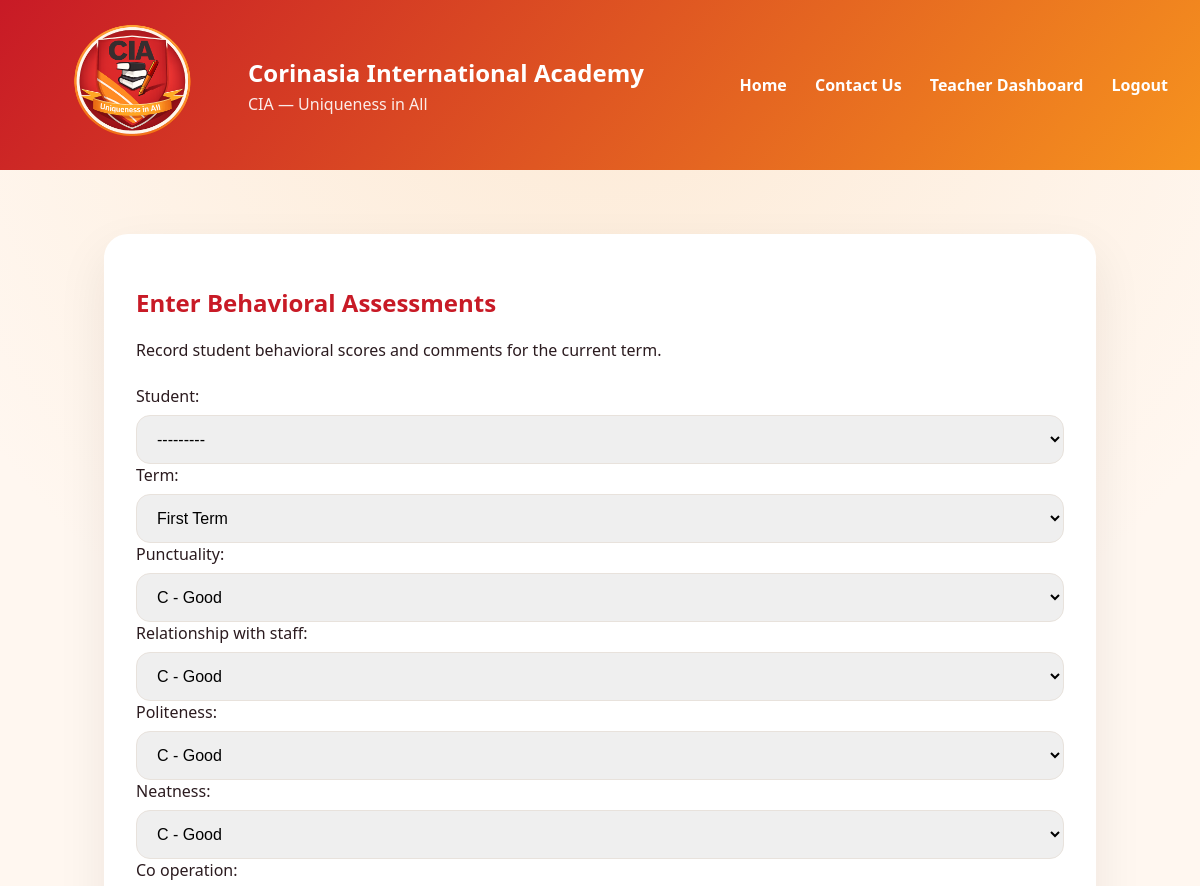
Page /teacher/enter-behavior/ (signed in, upper part) on the earlier database version.
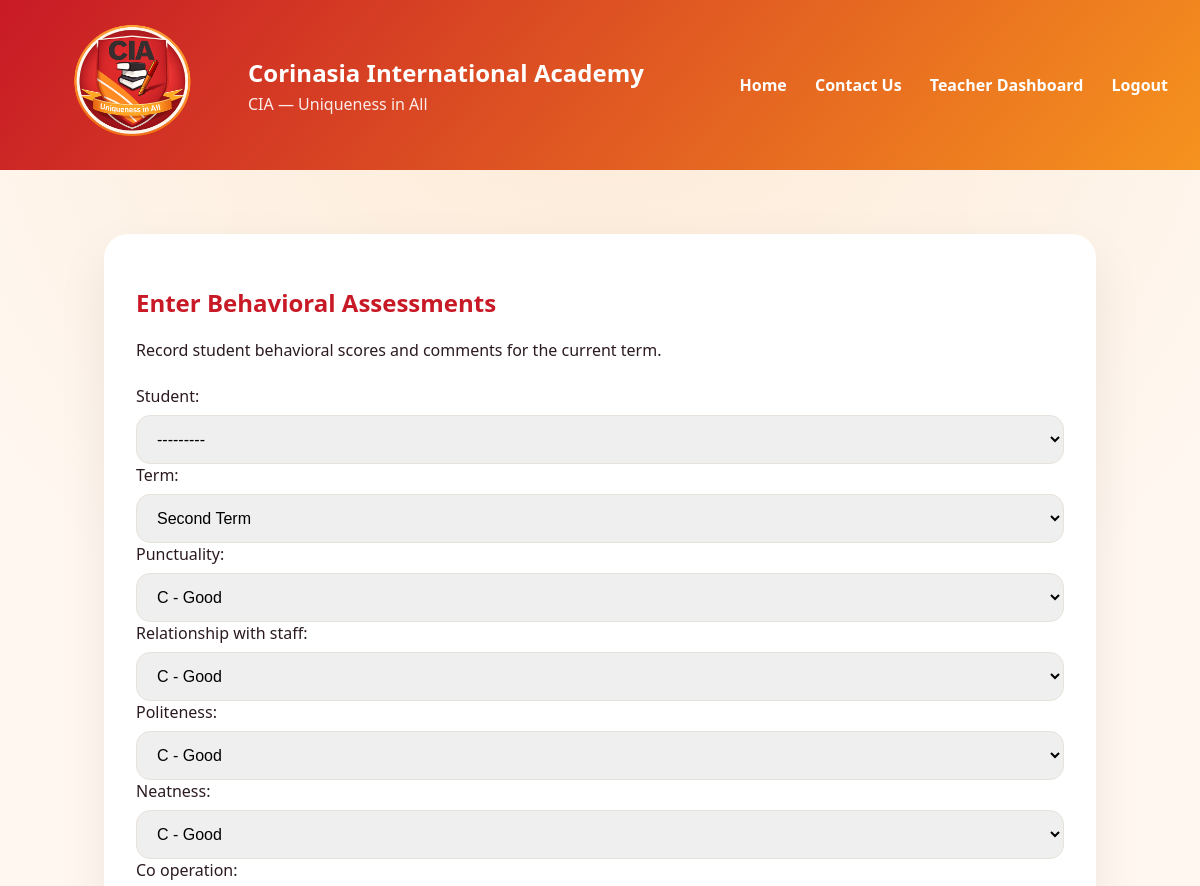
Same page on the later database version.
### grades/models.py (models this page shows)
class Student(models.Model):
    student_id = models.CharField(max_length=20, unique=True, db_index=True, help_text="Unique student ID")
    first_name = models.CharField(max_length=100)
    last_name = models.CharField(max_length=100)
    class_name = models.CharField(max_length=50, blank=True, null=True, help_text="Student's class (e.g., JSS1A, SS2B)")
    nationality = models.CharField(max_length=50, default='Nigeria')
    state_of_origin = models.CharField(max_length=50, blank=True, null=True)
    club_and_society = models.CharField(max_length=100, blank=True, null=True)
    sport_house = models.CharField(max_length=50, blank=True, null=True)
    date_of_birth = models.DateField(blank=True, null=True)
    enrollment_date = models.DateField(default=datetime.today)
    class Meta:
        ordering = ['last_name', 'first_name']
        verbose_name = "Student"
        verbose_name_plural = "Students"
        indexes = [
            models.Index(fields=['last_name', 'first_name']),
            models.Index(fields=['class_name']),
        ]
    def __str__(self):
        return f"{self.first_name} {self.last_name} ({self.student_id})"

### grades/views.py (the view)
# urls.py: path('teacher/enter-behavior/', views.enter_behavioral_assessments, name='enter_behavioral_assessments'),
@login_required
@user_passes_test(lambda u: u.is_staff)
def enter_behavioral_assessments(request):
    current_term = TermSetting.get_current_term()
    if request.method == 'POST':
        form = BehavioralGradeEntryForm(request.POST)
        if form.is_valid():
            data = form.cleaned_data
            BehavioralGrade.objects.update_or_create(
                student=data['student'],
                term=data['term'],
                defaults={
                    'punctuality': data['punctuality'],
                    'relationship_with_staff': data['relationship_with_staff'],
                    'politeness': data['politeness'],
                    'neatness': data['neatness'],
                    'co_operation': data['co_operation'],
                    'obedience': data['obedience'],
                    'attentiveness': data['attentiveness'],
                    'adjustment_in_school': data['adjustment_in_school'],
                    'relationship_with_peers': data['relationship_with_peers'],
                    'times_present': data['times_present'],
                    'remarks': data['remarks'],
                }
            )
            messages.success(request, 'Behavioral assessment saved successfully.')
            return redirect('enter_behavioral_assessments')
    else:
        form = BehavioralGradeEntryForm(initial={'term': current_term})
    reports = BehavioralGrade.objects.filter(term=current_term).select_related('student').order_by('student__last_name')
    return render(request, 'grades/enter_behavioral_assessments.html', {
        'form': form,
        'reports': reports,
        'current_term': current_term,
    })

### grades/forms.py (shortened to what this page needs)
class BehavioralGradeEntryForm(forms.ModelForm):
    class Meta:
        model = BehavioralGrade
        fields = [
            'student', 'term', 'punctuality', 'relationship_with_staff', 'politeness',
            'neatness', 'co_operation', 'obedience', 'attentiveness',
            'adjustment_in_school', 'relationship_with_peers', 'times_present', 'remarks'
        ]
        widgets = {
            'remarks': forms.Textarea(attrs={'rows': 3}),
        }

### grades/models.py (called while the page is built)
    @classmethod
    def get_current_term(cls):
        term_setting = cls.objects.first()
        return term_setting.current_term if term_setting else 'first_term'

### grades/templates/grades/enter_behavioral_assessments.html (shortened to what this page needs)
{% extends 'grades/base.html' %}
{% block content %}
<div class="page-shell">
    <div class="dashboard-card">
        <h2>Enter Behavioral Assessments</h2>
        <p>Record student behavioral scores and comments for the current term.</p>
        <div class="teacher-form-card">
            <form method="post" novalidate>
                <div class="field-row">
                    {{ form.student.label_tag }}
                    {{ form.student }}
                </div>
                <div class="field-row">
                    {{ form.term.label_tag }}
                    {{ form.term }}
                </div>
                <div class="field-row">
                    {{ form.punctuality.label_tag }}
                    {{ form.punctuality }}
                </div>
                <div class="field-row">
                    {{ form.relationship_with_staff.label_tag }}
                    {{ form.relationship_with_staff }}
                </div>
                <div class="field-row">
                    {{ form.politeness.label_tag }}
                    {{ form.politeness }}
                </div>
                <div class="field-row">
                    {{ form.neatness.label_tag }}
                    {{ form.neatness }}
                </div>
                <div class="field-row">
                    {{ form.co_operation.label_tag }}
                </div>
            </form>
        </div>
    </div>
</div>
{% endblock %}

Differences in the rows shown:
added Student: student "---------"
Other differences:
form field term: "First Term" → "Second Term"
form field student: "---------" → (not shown)
